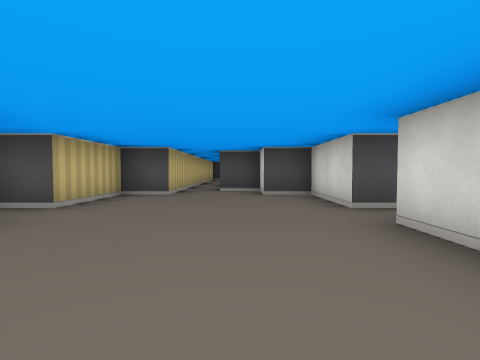
View 1 (above)

24 first-person views from a walk through a cub3D ray-caster map. The camera is about half as high as the walls, tilts 2° down and sees 85° across. The floor is counted in squares. Each view is taken from the middle of a square. On the plan, view 1 faces up. The plan holds only what a view shows up to about 9 squares ahead; the rest is blank. The place goes on beyond the plan.

View 2
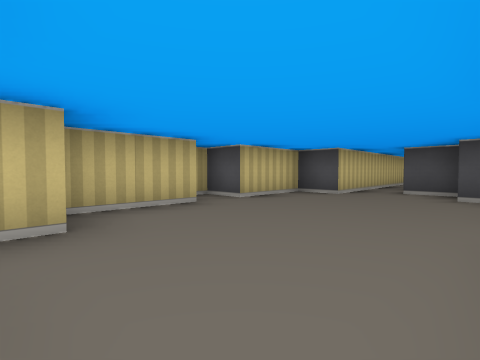

View 3
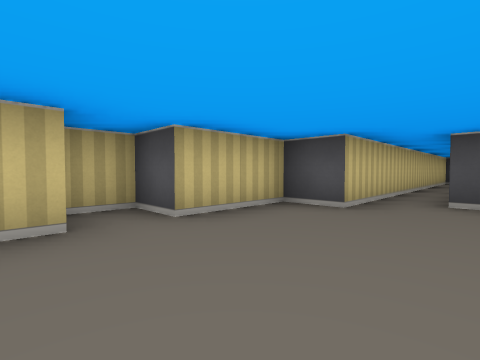

View 4
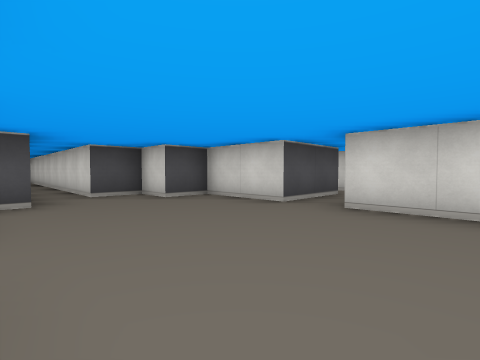

View 5
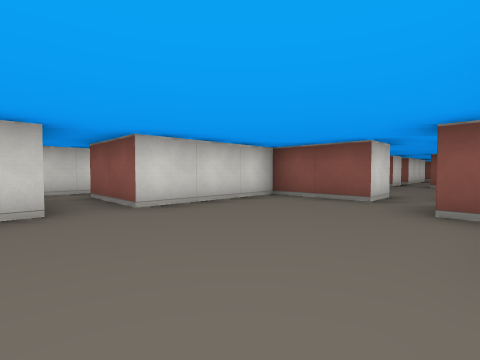

View 6
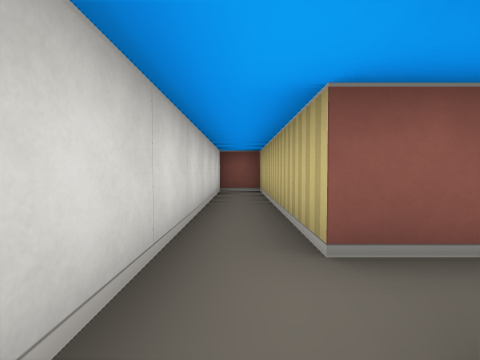

View 7
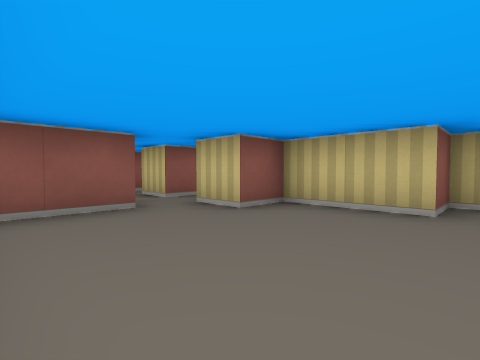

View 8
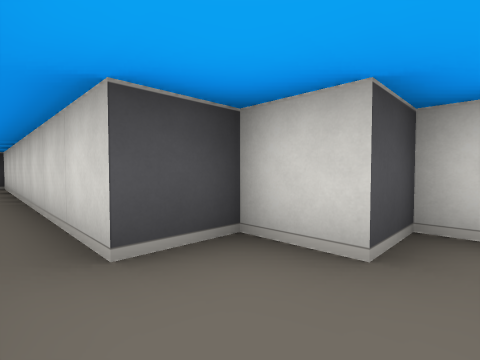

View 9
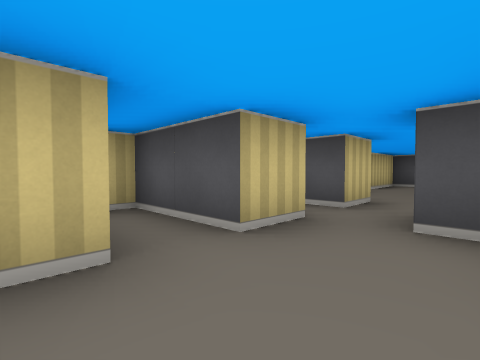

View 10
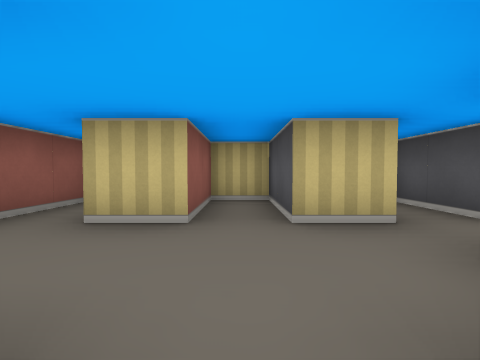

View 11
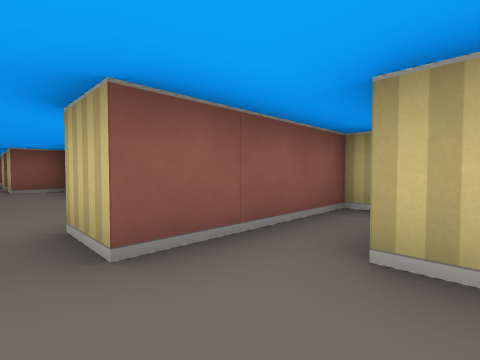

View 12
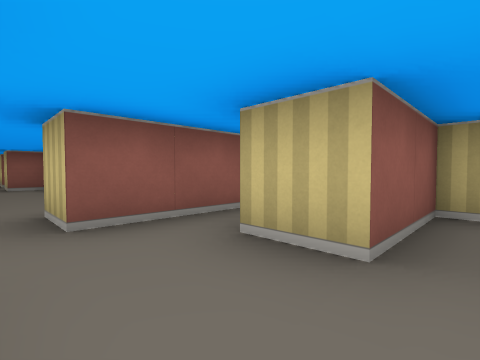

View 13
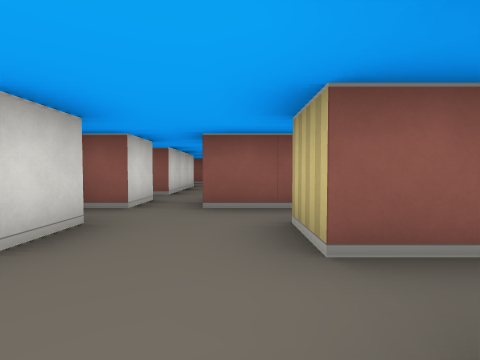

View 14
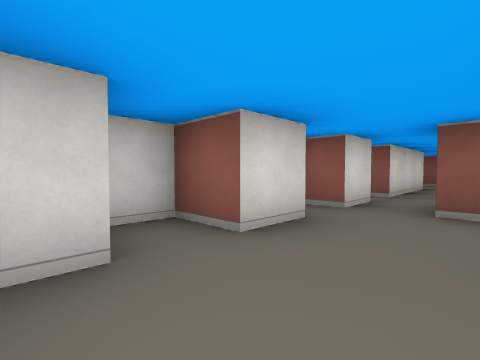

View 15
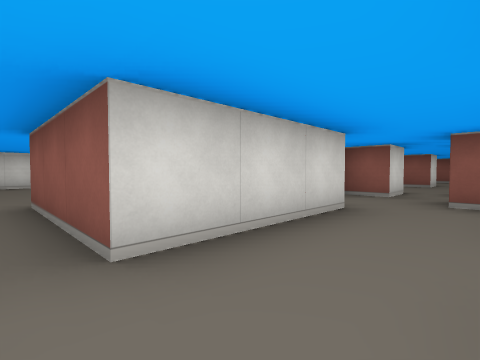

View 16
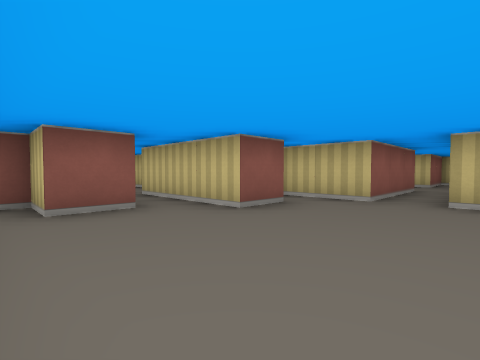

View 17
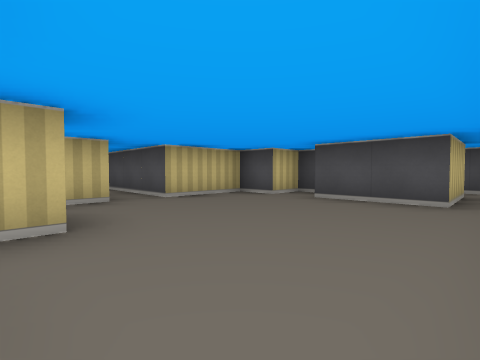

View 18
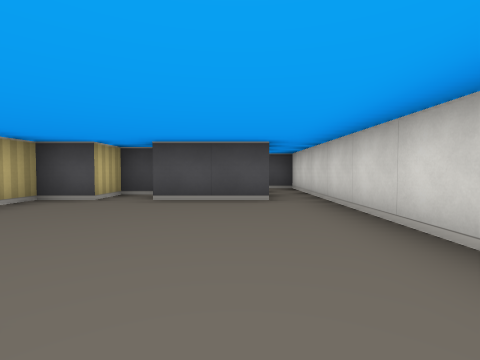

View 19
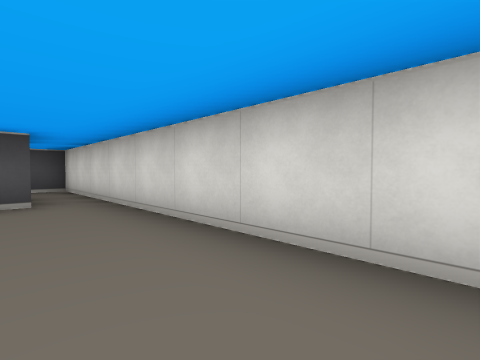

View 20
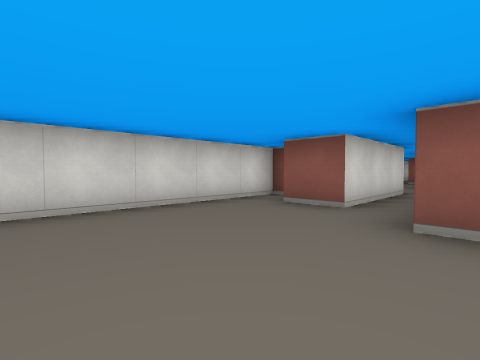

View 21
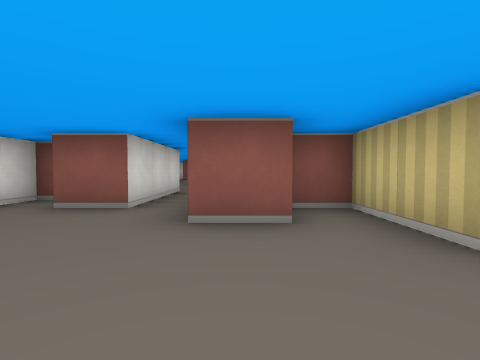

View 22
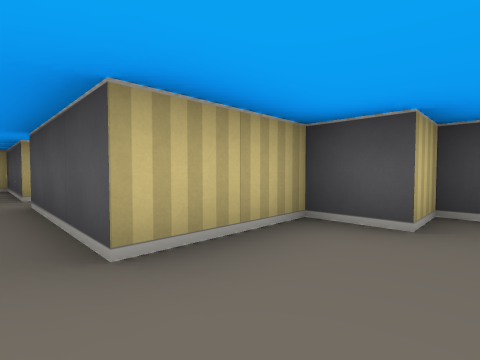

View 23
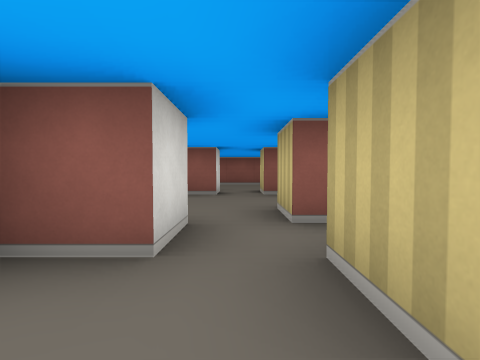

View 24
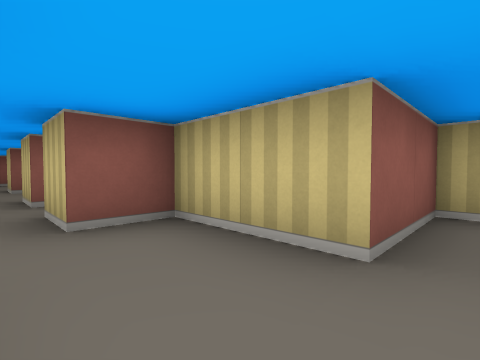

### Floor plan
Points are (right, up) in squares from view 1. A wall is a line through its corners. A room is listed if a view was taken in it or the views show most of it. See-through windows are left out.
Room 1 (views 1, 2, 3, 4, 5, 7, 8)
walls: (1.5, 3.5) (1.5, 5.5) (0.5, 5.5) (0.5, 6.5) (-0.5, 6.5) (-0.5, 14.5); (-0.5, -0.5) (1.5, -0.5) (1.5, 2.5); (-1.5, 13.2) (-1.5, 5.5) (-2.5, 5.5) (-2.5, 3.5) (-3.5, 3.5) (-3.5, 2.5) (-2.5, 2.5) (-2.5, 0.5) (-1.5, 0.5) (-1.5, -0.5)
ways out: opening at (2.5, 3) to room 2; opening at (-1, -1) to room 4
Room 2 (view 6)
walls: (3.6, 3.5) (1.5, 3.5); (1.5, 2.5) (3.5, 2.5) (3.5, -2.5) (4.5, -2.5) (4.5, 4)
ways out: opening at (2.5, 3) to room 1
Room 3 (views 9, 11)
walls: (0.5, -4.6) (0.5, -3.5); (-1.5, -3.5) (-1.5, -4.5); (0.5, -5.5) (1.1, -5.5); (-3.5, -5.5) (-0.5, -5.5)
ways out: opening at (-0.5, -4) to room 4; opening at (0, -6) to room 5
Room 4 (views 10, 12, 13, 14)
walls: (0, -1.5) (-0.5, -1.5) (-0.5, -0.5); (-2.2, -1.5) (-1.5, -1.5) (-1.5, -2.5) (-3.5, -2.5) (-3.5, -3.5) (-1.5, -3.5); (-1.5, -0.5) (-3.2, -0.5); (0.5, -2.6) (0.5, -2); (0.5, -3.5) (1.5, -3.5) (1.5, -2.8)
ways out: opening at (-1, -1) to room 1; opening at (-0.5, -4) to room 3
Room 5 (views 15, 16, 17, 18, 19, 20, 21, 22)
walls: (4.4, -8.5) (5.5, -8.5) (5.5, -11.5); (4.5, -4.5) (3.5, -4.5) (3.5, -6.5) (0.5, -6.5) (0.5, -5.5); (5.2, -3.5) (4.5, -3.5); (0.5, -8.5) (0.5, -7.5) (3.5, -7.5) (3.5, -9.5) (4.4, -9.5); (6.5, -11.5) (6.5, -9.5) (7.5, -9.5) (7.5, -10.5) (8.5, -10.5) (8.5, -2.5); (7.5, -2.5) (7.5, -4.5) (5.5, -4.5); (-0.5, -5.5) (-0.5, -6.5) (-3.5, -6.5); (-3.2, -7.5) (-1.5, -7.5) (-1.5, -8)
ways out: opening at (0, -6) to room 3; opening at (-0.5, -8) to room 7; opening at (6, -11); opening at (8, -3.5)
Room 6 (view 23)
walls: (-0.5, -13.5) (-0.5, -14.5); (0.5, -13.5) (0.5, -12.5); (-1.5, -10.5) (-1.5, -11.5) (-0.5, -11.5) (-0.5, -12.5)
ways out: opening at (-0.5, -10) to room 7; opening at (0, -14); opening at (1.5, -11)
Room 7 (view 24)
walls: (0.5, -10.5) (0.5, -8.5); (-3.5, -9.5) (-1.5, -9.5) (-1.5, -10.5)
ways out: opening at (-0.5, -8) to room 5; opening at (-0.5, -10) to room 6

Where each view was taken, in squares from view 1:
view 1: 0 up, 0 right, facing up
view 2: 0 up, 1 right, facing up-left
view 3: 2 up, 0 right, facing up-left
view 4: 1 up, 2 left, facing up-right
view 5: 4 up, 2 left, facing down-right
view 6: 4 up, 4 right, facing down
view 7: 3 up, 1 right, facing down-left
view 8: 5 up, 1 left, facing up-right
view 9: 4 down, 0 right, facing up-left
view 10: 3 down, 1 right, facing left
view 11: 4 down, 0 right, facing down-left
view 12: 3 down, 0 right, facing down-left
view 13: 2 down, 1 left, facing down
view 14: 2 down, 1 left, facing down-right
view 15: 7 down, 1 left, facing down-right
view 16: 6 down, 8 right, facing down-left
view 17: 9 down, 8 right, facing up-left
view 18: 9 down, 7 right, facing up
view 19: 9 down, 7 right, facing up-right
view 20: 6 down, 5 right, facing down-right
view 21: 6 down, 5 right, facing down
view 22: 7 down, 5 right, facing up-left
view 23: 11 down, 0 right, facing down
view 24: 9 down, 0 right, facing down-left
